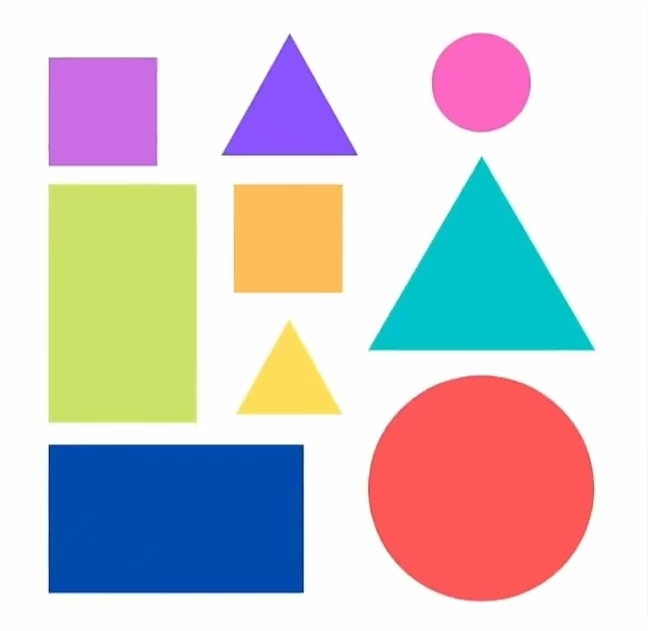
//> input picture src/node_1/source/shape_2.jpg, 648 x 631 px
$ ./node_7   (built with g++ and OpenCV 4)
//> lines starting //> are read from the running program, lines starting //| are printed output that depends on the picture; after the words box and inside, x2 and y2 are one past the last pixel; in counts of white or black regions, pixels touching at a corner belong together
#include<iostream>
#include<opencv2/highgui.hpp>
#include<opencv2/opencv.hpp>
#include<filesystem>
#include<opencv2/imgproc.hpp>

using namespace cv;
using namespace std;

void getContours(Mat imgDil,Mat img) {
    vector<vector<Point> > contours;
    vector<Vec4i> hierarchy;
    findContours(imgDil,contours,hierarchy,RETR_EXTERNAL,CHAIN_APPROX_SIMPLE);

    vector<vector<Point> > conPoly(contours.size());
    vector<Rect> boundRect(contours.size());

    string objectType ;

    //drawContours(img,contours,-1,Scalar(255,0,255),10);

    for(int i=0;i<contours.size();i++) {
        auto area=contourArea(contours[i]);
        cout << "area = " << area << endl;
        if(area>1000) {
            float peri = arcLength(contours[i],true);
            approxPolyDP(contours[i],conPoly[i],0.03*peri,true);

            cout << conPoly[i].size() << endl;
            boundRect[i] = boundingRect(conPoly[i]);

            int objCor=(int) conPoly[i].size();

            if (objCor==3){objectType="triangle";}
            else if (objCor==4) {
                float aspRatio = (float)boundRect[i].width / (float)boundRect[i].height;
                cout << "aspRatio = " << aspRatio << endl;
                if (aspRatio > 0.95 && aspRatio < 1.05) {
                    objectType = "Square";
                }
                else {objectType="rectangle";}
            }
            else if (objCor>4){objectType="circle";}

            drawContours(img,contours,i,Scalar(0,0,0),2);
            rectangle(img,boundRect[i].tl(),boundRect[i].br(),Scalar(0,255,0),5);
            putText(img,objectType,{boundRect[i].x,boundRect[i].y-2},
                FONT_HERSHEY_PLAIN,1,Scalar(0,0,255),1);
        }
    }
}

int main() {
    string path = std::filesystem::path(__FILE__).parent_path().
                        parent_path() / "source" / "shape_2.jpg";
    Mat img=imread(path);
//> img is the input picture: 631 rows x 648 cols, CV_8UC3; mean B, G, R 204.6, 202.3, 207.9
    Mat imgGrey,imgBlur,imgCanny,imgDil,imgErode;

    cvtColor(img,imgGrey,COLOR_BGR2GRAY);
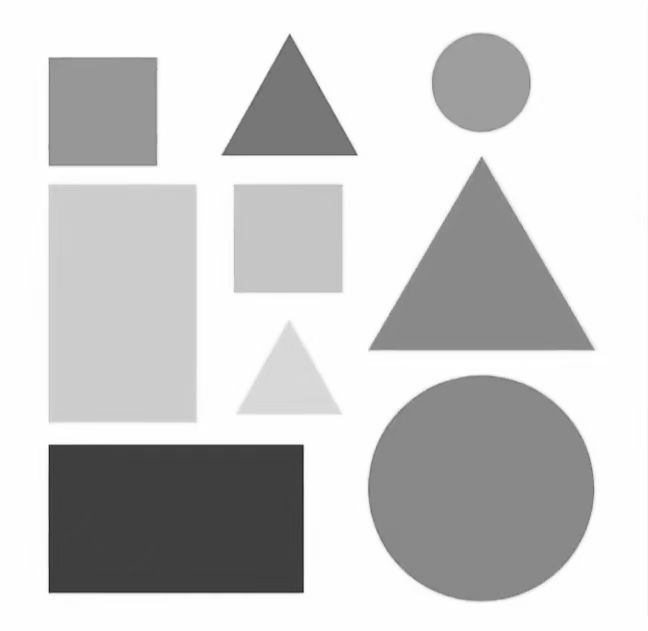
//> imgGrey: 631 rows x 648 cols, CV_8UC1; min 33, max 255, mean 204.2
    GaussianBlur(imgGrey,imgBlur,Size(7,7),3,0);
    Canny(imgBlur,imgCanny,30,20);
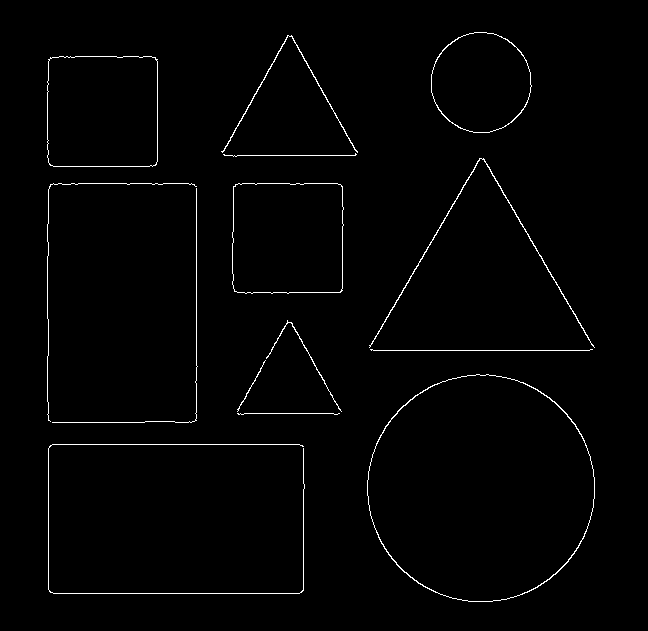
//> imgCanny: 631 rows x 648 cols, CV_8UC1; 1.3% white in thin lines or dots, all inside (x1, y1, x2, y2) = (47, 32, 595, 602)

    Mat kernel=getStructuringElement(MORPH_RECT,Size(3,3));
    dilate(imgCanny,imgDil,kernel);
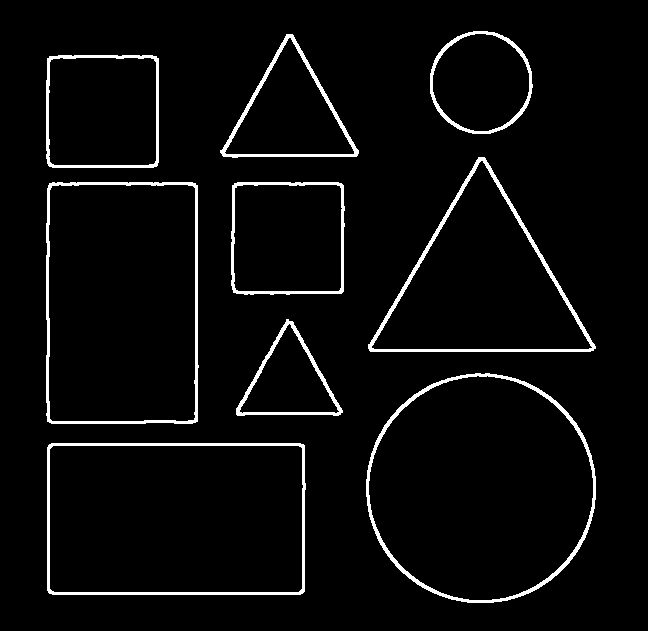
//> imgDil: 631 rows x 648 cols, CV_8UC1; 4% white; 9 white regions, largest, box (x1, y1, x2, y2) and area: (366, 373, 596, 603) 2656, (368, 157, 596, 352) 2470, (47, 443, 306, 595) 2422
    erode(imgDil,imgErode,kernel);

    getContours(imgDil,img);
//> in getContours, `findContours(imgDil,contours,hierarchy,RETR_EXTERNAL,CHAIN_APPROX_SIMP..`: contours = 9 contours; largest, box (x1, y1, x2, y2) and area: (366, 373, 596, 603) 41321, (47, 443, 306, 595) 38790, (46, 182, 199, 424) 36216, (368, 157, 596, 352) 23081, (46, 55, 159, 168) 12461
//> in getContours, `vector<vector<Point> > conPoly(contours.size());`: conPoly = 9 empty contours
//> the loop in getContours, `for(int i=0;i<contours.size();i++)` made 9 passes
//> (area, peri, objCor, aspRatio) on passes 1, 4, 5, 7: (38790.5, 810.4, 4, 1.71), (12364.5, 447.8, 4, 1), (36216.5, 786.7, 4, 0.632), (12461, 444.3, 4, 1)
//> (area, peri, objCor) on passes 2, 3, 6, 8, 9: (41321, 761, 8), (5442, 343.9, 3), (23081, 710.8, 3), (8987, 441.2, 3), (8241, 338.9, 8)
//| area = 38790.5
//| 4
//| aspRatio = 1.71333
//| area = 41321
//> (the first 4 of 20 printed lines)
//> (output is shown up to pass 8 of 9)
//> pass 1, in getContours, `putText(img,objectType,{boundRect[i].x,boundRect[i].y-2}, FONT_HERSHEY..`:
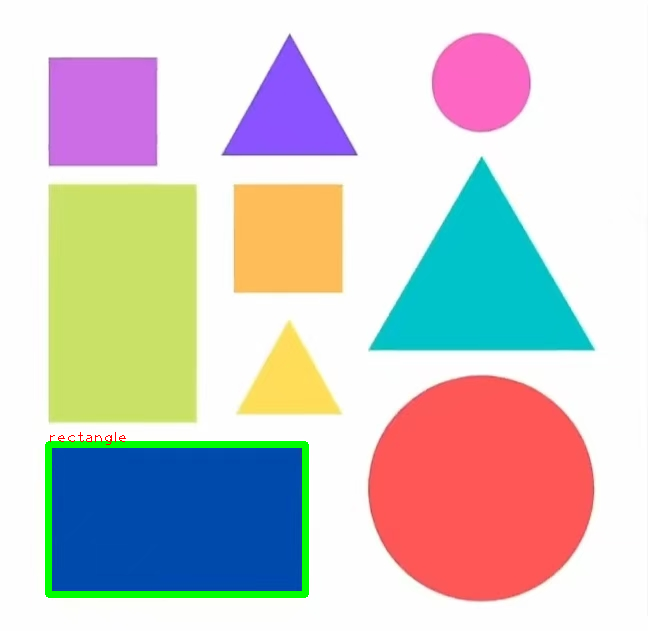
//> img: 631 rows x 648 cols, CV_8UC3; 1.42% of pixels changed, all inside (x1, y1, x2, y2) = (45, 432, 309, 598)
//> pass 2, in getContours, `putText(img,objectType,{boundRect[i].x,boundRect[i].y-2}, FONT_HERSHEY..`:
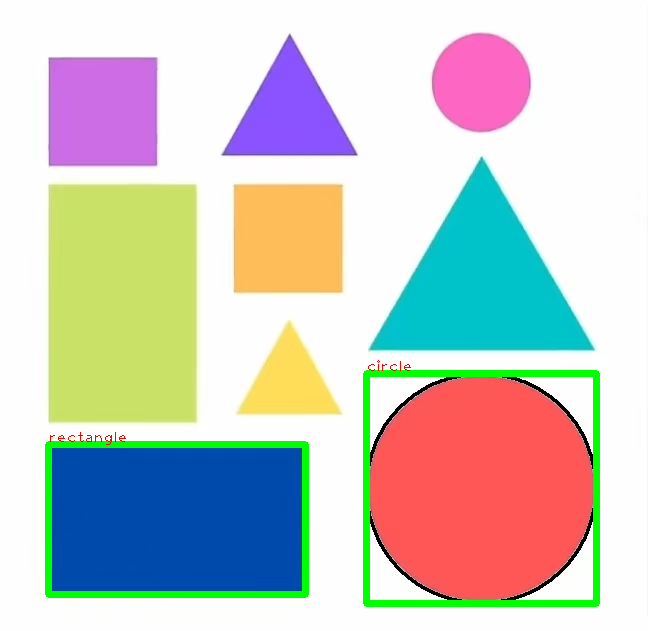
//> img: 631 rows x 648 cols, CV_8UC3; 2.03% of pixels changed, all inside (x1, y1, x2, y2) = (363, 360, 600, 607)
//> pass 3, in getContours, `putText(img,objectType,{boundRect[i].x,boundRect[i].y-2}, FONT_HERSHEY..`:
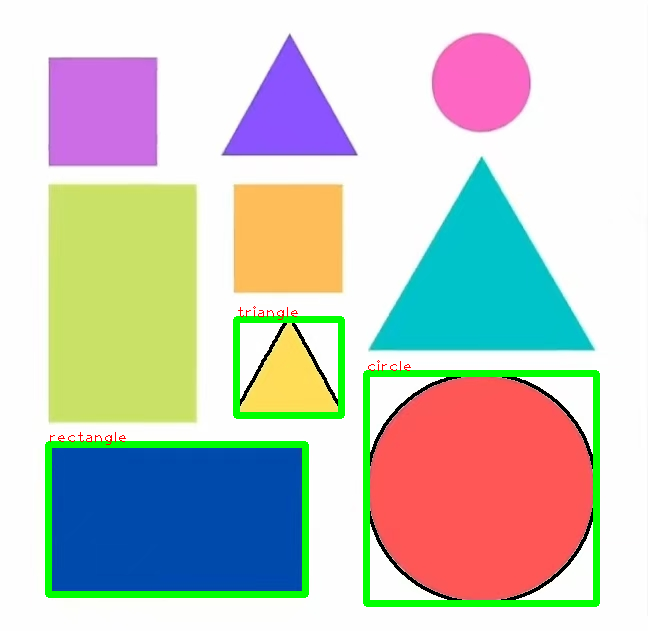
//> img: 631 rows x 648 cols, CV_8UC3; 0.87% of pixels changed, all inside (x1, y1, x2, y2) = (233, 306, 345, 419)
//> after the loop in getContours, `for(int i=0;i<contours.size();i++)`:
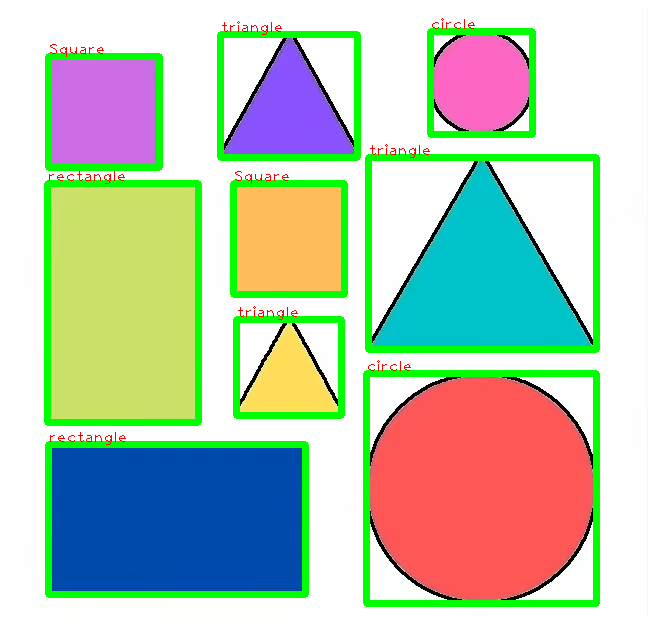
//> img: 631 rows x 648 cols, CV_8UC3; 6.74% of pixels changed, all inside (x1, y1, x2, y2) = (44, 18, 600, 426)

    imshow("img",img);
    // [5 lines of commented-out code are left out]

    waitKey(0);
    return 0;
}
